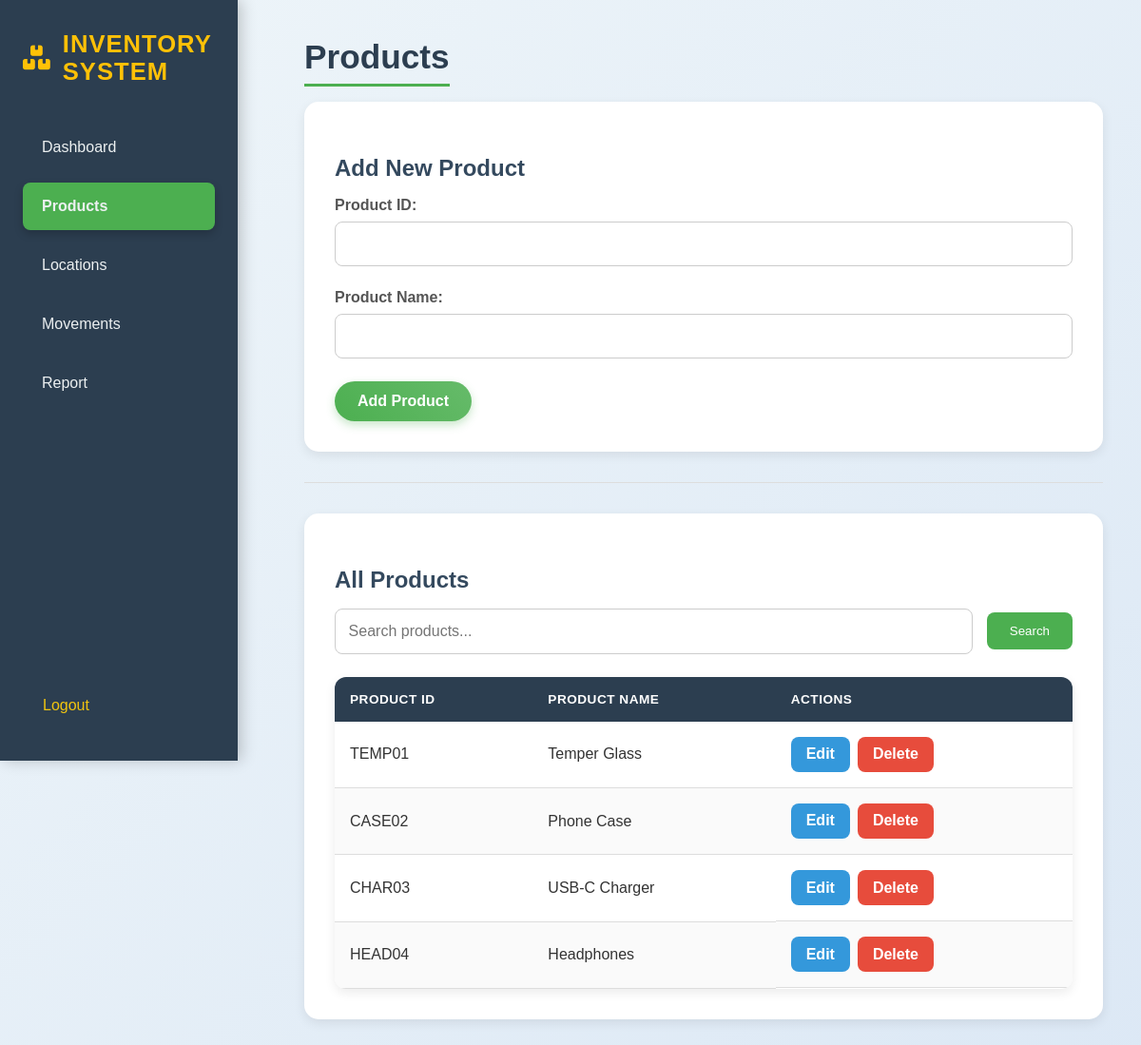
The page /products (signed in) on the database its author committed.
### app.py (models this page shows, shortened)
class Product(db.Model):
    __tablename__ = 'product'
    id = db.Column(db.String(50), primary_key=True)
    name = db.Column(db.String(100), nullable=False, unique=True)

### app.py (the view, shortened to what this page needs)
@app.route('/products', methods=['GET', 'POST'])
@login_required
def products():
    search_query = request.args.get('search', '')
    if search_query:
        all_products = Product.query.filter(Product.name.like(f'%{search_query}%')).all()
    else:
        all_products = Product.query.all()
    return render_template('product.html', products=all_products, search_query=search_query)

### app.py (called while the page is built)
@login_manager.user_loader
def load_user(user_id):
    return User.query.get(int(user_id))

### templates/product.html (shortened to what this page needs)
{% extends "base.html" %}
{% block content %}
    <h1>Products</h1>
    <form method="POST" class="card">
        <h2>Add New Product</h2>
        <div class="form-group">
            <label for="product_id">Product ID:</label>
            <input type="text" id="product_id" name="product_id" required>
        </div>
        <div class="form-group">
            <label for="name">Product Name:</label>
            <input type="text" id="name" name="name" required>
        </div>
        <button type="submit" class="btn btn-primary">Add Product</button>
    </form>
    <hr>
    <div class="card">
        <h2>All Products</h2>
        <form method="GET" class="search-form">
            <input type="text" name="search" placeholder="Search products..." value="{{ search_query }}">
            <button type="submit">Search</button>
        </form>
        <table>
            <thead>
                <tr>
                    <th>Product ID</th>
                    <th>Product Name</th>
                    <th>Actions</th>
                </tr>
            </thead>
            <tbody>
                {% for product in products %}
                <tr>
                    <td>{{ product.id }}</td>
                    <td>{{ product.name }}</td>
                    <td class="action-buttons">
                        <a href="{{ url_for('edit_product', product_id=product.id) }}" class="btn btn-edit">Edit</a>
                        <form action="{{ url_for('delete_product', product_id=product.id) }}" method="POST">
                            <button type="submit" class="btn btn-delete" onclick="return confirm('Are you sure you want to delete this product?');">Delete</button>
                        </form>
                    </td>
                </tr>
                {% endfor %}
            </tbody>
        </table>
    </div>
{% endblock %}

### static/style.css (style rules this page uses)
:root { --primary-color: #4CAF50; --secondary-color: #2c3e50; --accent-color: #FFC107; --bg-light: #f4f7f9; --bg-gradient: linear-gradient(135deg, #eef5f9, #dce8f5); --text-color: #333; --border-color: #ddd; --shadow-light: 0 4px 12px rgba(0, 0, 0, 0.08); }
* { margin: 0; padding: 0; box-sizing: border-box; }
body { font-family: 'Poppins', sans-serif; background: var(--bg-gradient); color: var(--text-color); min-height: 100vh; display: flex; }
h1 { font-size: 2.2rem; margin-bottom: 1rem; color: #2c3e50; border-bottom: 3px solid var(--primary-color); display: inline-block; padding-bottom: 8px; font-weight: 700; }
h2 { font-size: 1.5rem; margin-top: 1.5rem; margin-bottom: 1rem; color: #34495e; }
hr { border: none; height: 1px; background: var(--border-color); margin: 2rem 0; }
.card { background: #fff; padding: 2rem; border-radius: 15px; box-shadow: var(--shadow-light); margin-bottom: 2rem; transition: transform 0.3s ease; }
.form-group { margin-bottom: 1.5rem; }
label { font-weight: 600; margin-bottom: 0.5rem; display: block; color: #555; }
input[type="text"], input[type="number"], input[type="password"], select { width: 100%; padding: 0.85rem; border: 1px solid #ccc; border-radius: 8px; font-size: 1rem; transition: border-color 0.3s ease, box-shadow 0.3s ease; }
.btn { padding: 0.75rem 1.5rem; border-radius: 50px; text-decoration: none; color: #fff; font-weight: bold; display: inline-block; transition: all 0.3s ease; border: none; cursor: pointer; font-size: 1rem; }
.btn-primary { background: linear-gradient(45deg, var(--primary-color), #66bb6a); box-shadow: 0 4px 10px rgba(76, 175, 80, 0.3); }
.btn-edit { background-color: #3498db; border-radius: 8px; padding: 0.6rem 1rem; }
.btn-delete { background-color: #e74c3c; border-radius: 8px; padding: 0.6rem 1rem; }
table { width: 100%; border-collapse: collapse; margin-top: 1.5rem; background: #fff; border-radius: 12px; overflow: hidden; box-shadow: var(--shadow-light); }
th { background: var(--secondary-color); color: #fff; padding: 1rem; text-align: left; text-transform: uppercase; font-size: 0.85rem; letter-spacing: 0.5px; }
td { padding: 1rem; border-bottom: 1px solid var(--border-color); transition: background 0.3s ease; }
tr:nth-child(even) { background: #fafafa; }
.action-buttons { display: flex; gap: 0.5rem; }
.action-buttons form { margin: 0; }
.search-form { display: flex; gap: 15px; margin-bottom: 1.5rem; align-items: center; }
.search-form input { flex: 1; }
.search-form button { padding: 0.75rem 1.5rem; background-color: var(--primary-color); color: #fff; border: none; border-radius: 8px; cursor: pointer; }

### rows shown on the page
Product: id "TEMP01", name "Temper Glass"
Product: id "CASE02", name "Phone Case"
Product: id "CHAR03", name "USB-C Charger"
Product: id "HEAD04", name "Headphones"
